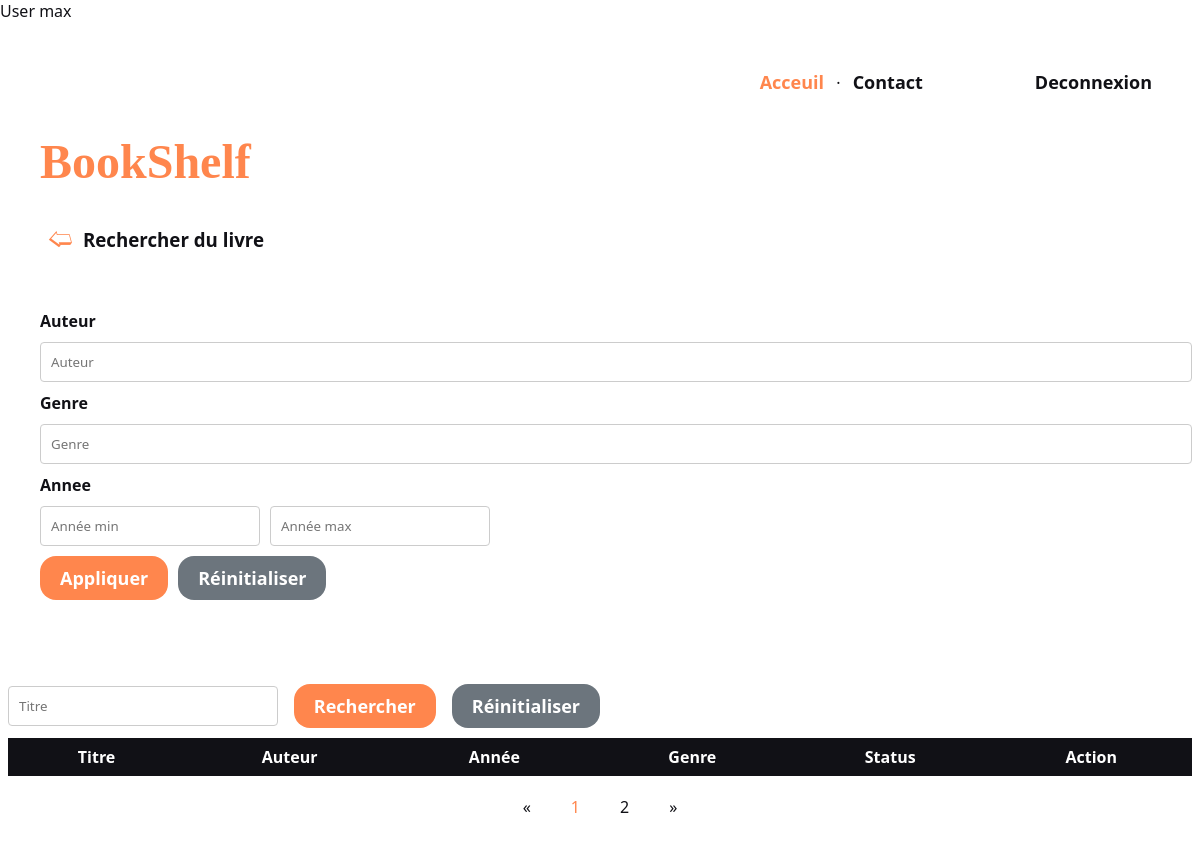
Page /pages/search.php (signed in) on the earlier database version.
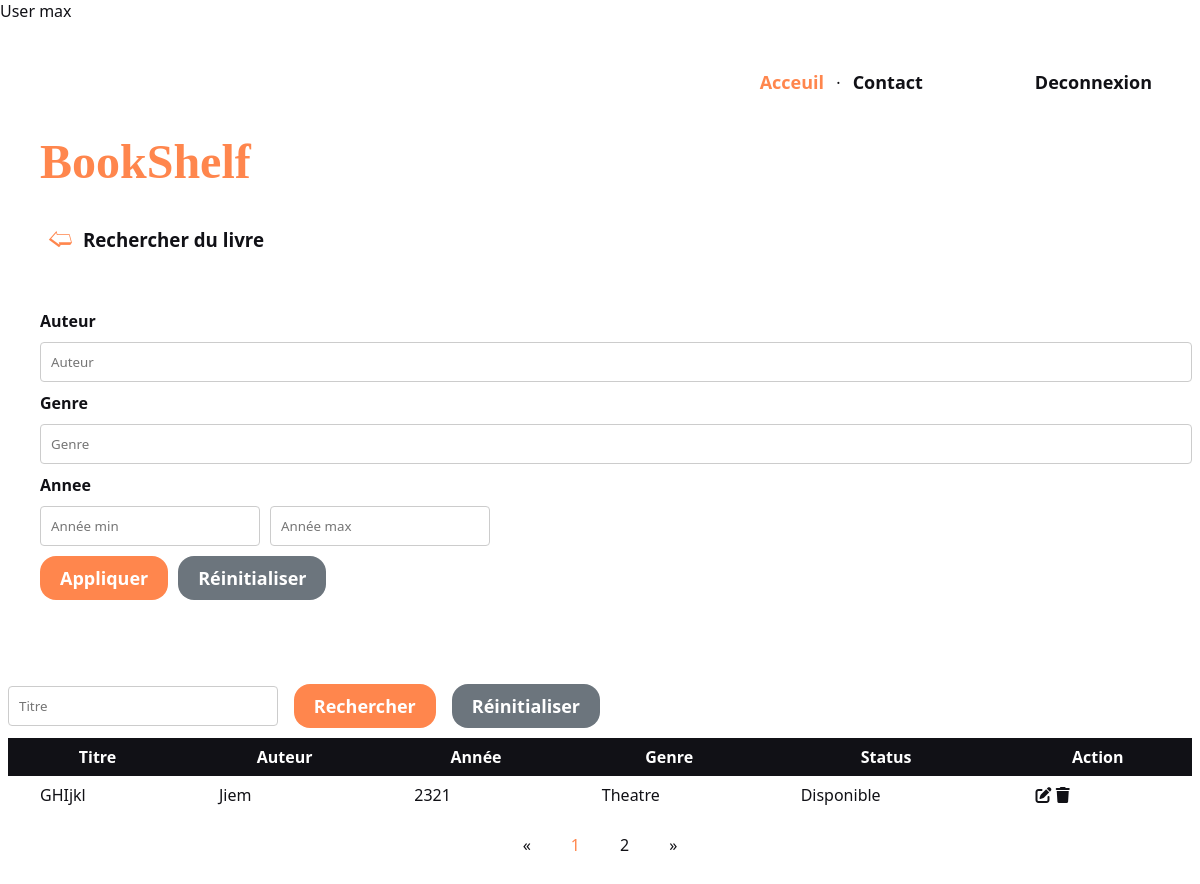
Same page on the later database version.
### tables this page shows
CREATE TABLE "Livres" (
	"id"	INTEGER,
	"titre"	TEXT NOT NULL,
	"auteur"	TEXT NOT NULL,
	"annee"	INTEGER NOT NULL,
	"status"	TEXT NOT NULL,
	"genre"	TEXT NOT NULL,
	"location"	TEXT NOT NULL,
	PRIMARY KEY("id" AUTOINCREMENT)
);

### services.php (called while the page is built, shortened)
<?php
$pdo =new PDO("sqlite:database/development_v3.db","","",array(
    PDO::ATTR_PERSISTENT => true
));
function opendatabase(){
    global $pdo;
    try{
        return $pdo;
    }catch(PDOException $e){
        print "Error in openhrsedb ".$e->getMessage();
    }
}
function getLivresUtilisateur($idUtilisateur) {
    try {
        $pdo = opendatabase();
        $stmt = $pdo->prepare("
            SELECT Livres.*
            FROM Livres
            JOIN CollectionLivres ON Livres.id = CollectionLivres.id_livre
            JOIN Collections ON CollectionLivres.id_collection = Collections.id
            WHERE Collections.id_utilisateurs = ?
        ");
        $stmt->execute([$idUtilisateur]);
        return $stmt->fetchAll(PDO::FETCH_ASSOC);
    } catch (PDOException $e) {
        echo "Error: " . $e->getMessage();
    }
}

### pages/search.php (the view, shortened to what this page needs)
<?php
require '../services.php';
$username = $_SESSION["username"];
echo 'User '.$username;
?>
<!DOCTYPE html>
<html lang="fr">
<head>
  <link rel="stylesheet" href="https://cdnjs.cloudflare.com/ajax/libs/font-awesome/6.4.0/css/all.min.css" />
  <link rel="stylesheet" href="../static/css/style.css">
  <link rel="stylesheet" href="../static/css/style_dp.css">
</head>
<body>
  <div class="container">
    <div class="nav">
      <nav>
        <button class="btn-nav active-page">
          <a href="../index.php">Acceuil</a>
        </button>
        ·
        <button class="btn-nav">
          <a href="contact.html">Contact</a>
        </button>
      </nav>
      <div class="buttons">
        <a href="../logout.php"><button class="btn-register">
          Deconnexion</button>
        </a>
      </div>
    </div>
    <div class="header">
                <span id="logo">
                  <a href="collection.php">BookShelf</a>
                </span>
                <div class="page-title">
                    <a class="btn-back" href="<?php echo $_SERVER['HTTP_REFERER']; ?>">
                        🢨
                    </a>
                    <h3>Rechercher du livre</h3>
                </div>
            </div>
  <main id="content">
    <?php
    $user_collection = getLivresUtilisateur($_SESSION['user_id']);
    ?>
    <div class="section-filter">
        <form class="filter-form" method="get">
            <label for="">Auteur</label>
            <input type="text" class="form-control" name="auteur" placeholder="Auteur" value="<?php
            ?>">
            <label for="">Genre</label>
            <input type="text" class="form-control" name="genre" placeholder="Genre" value="<?php
            ?>">
            <label for="">Annee</label>
            <div class="year-input">
                    <input type="number" class="form-control" name="annee_min" placeholder="Année min" value="<?php
                    ?>">
                    <input type="number" class="form-control" name="annee_max" placeholder="Année max" value="<?php
                    ?>">
            </div>
            <div class="button">
                <button type="submit" class="btn btn-primary">Appliquer</button>
                <button type="reset" class="btn btn-secondary">Réinitialiser</button>
            </div>
        </form>
    </div>
    <div class="section-result">
        <div class="title-input">
                <input type="text" class="form-control" name="titre" placeholder="Titre" value="<?php
                ?>">
                <button type="submit" class="btn btn-primary">Rechercher</button>
                <button type="reset" class="btn btn-secondary">Réinitialiser</button>
        </div>
        <table class="table table-hover text-center">
            <thead class="table-dark">
                <tr>
                <th scope="col">Titre</th>
                <th scope="col">Auteur</th>
                <th scope="col">Année</th>
                <th scope="col">Genre</th>
                <th scope="col">Status</th>
                <th scope="col">Action</th>
                </tr>
            </thead>
            <tbody>
                <?php
                foreach ($user_collection as $key => $item) {
                ?>
                <tr>
                    <td>
                        <?php
                        echo $item["titre"];
                        ?>
                            </td>
                    <td>
                        <?php
                        echo $item["auteur"];
                        ?>
                            </td>
                    <td>
                        <?php
                        echo $item["annee"];
                        ?>
                            </td>
                    <td>
                        <?php
                        echo $item["genre"];
                        ?>
                            </td>
                    <td>
                        <?php
                        echo $item["status"];
                        ?>
                            </td>
                    <td>
                    <a href="form_addBook.php?action=update&book=<?php echo $item["id"]; ?>" class="link-dark"><i class="fa-solid fa-pen-to-square fs-5 me-3"></i></a>
                    <a href="../deleteBook.php?book=<?php echo $item["id"]; ?>&filename=<?php echo $livre['location']; ?>&next=here" class="link-dark"><i class="fa-solid fa-trash fs-5"></i></a>
                    </td>
                </tr>
                <?php
                }
                ?>
            </tbody>
        </table>
        <nav aria-label="Page navigation">
          <ul class="pagination ">
              <li class="page-item">
                <a class="page-link" href="?<?php echo http_build_query(array_merge($_GET, ['page' => $page - 1])); ?>" aria-label="Précédent">
                  <span aria-hidden="true">&laquo;</span>
                </a>
              </li>
              <li class="page-item <?php echo $i == $page ? 'active' : ''; ?>">
                <a class="page-link" href="?<?php echo http_build_query(array_merge($_GET, ['page' => $i])); ?>"><?php echo $i; ?> 1</a>
              </li>
              <li class="page-item <?php echo $i == $page ? '' : ''; ?>">
                <a class="page-link" href="?<?php echo http_build_query(array_merge($_GET, ['page' => $i])); ?>"><?php echo $i; ?> 2</a>
              </li>
              <li class="page-item">
                <a class="page-link" href="?<?php echo http_build_query(array_merge($_GET, ['page' => $page + 1])); ?>" aria-label="Suivant">
                  <span aria-hidden="true">&raquo;</span>
                </a>
              </li>
          </ul>
        </nav>
    </div>
  </main>
  </div>
</body>
</html>

### static/css/style.css (style rules this page uses)
:root { --primary: #FF864D; --wheat: #f5deb3; --secondary: #111116; --white: #ffffff; }
*, html, body { margin: 0; padding: 0; text-decoration: none; list-style: none; color: var(--secondary); font-family: system-ui, -apple-system, BlinkMacSystemFont, 'Segoe UI', Roboto, Oxygen, Ubuntu, Cantarell, 'Open Sans', 'Helvetica Neue', sans-serif; }
.btn-back { font-size: 1.5rem; color: var(--primary); padding: .5rem .25rem .5rem .5rem; cursor: pointer; }
.container { margin: .5rem; display: flex; flex-direction: column; align-items: center; margin-bottom: 5rem; }
.container .nav button { border: none; font-size: large; padding: .5rem; font-weight: bold; cursor: pointer; }
.container .active-page a { color: var(--primary); }
.container .nav .btn-register, .container .nav .btn-nav { background-color: transparent; }
.container .header { align-self: flex-start; margin-left: 2rem; display: flex; flex-direction: column; gap: 2rem; margin-bottom: 3rem; }
.container .header > #logo > a { color: var(--primary); font-size: 3rem; font-family: cursive; font-weight: bolder; }
.container .header .page-title > * { display: inline; }
.container main { display: flex; flex-direction: column; align-items: center; }

### static/css/style_dp.css (style rules this page uses)
:root { --primary: #FF864D; --wheat: #f5deb3; --secondary: #111116; --white: #ffffff; }
.section-filter { margin-bottom: 20px; padding-left: 2rem; flex-grow: 1; }
.filter-form { display: flex; flex-direction: column; gap: 10px; }
.filter-form label { font-weight: bold; }
.filter-form .form-control { padding: 10px; border: 1px solid #ccc; border-radius: 4px; }
.year-input { display: flex; gap: 10px; }
.button { display: flex; gap: 10px; }
.button .btn { padding: 10px 20px; border: none; cursor: pointer; }
.btn-primary { background-color: var(--primary); color: white; }
.btn-secondary { background-color: #6c757d; color: white; }
.section-result { margin-bottom: 20px; flex-grow: 9; }
.title-input { width: 50%; display: flex; justify-content: end; align-items: center; margin-bottom: 10px; }
.title-input button { padding: 10px 20px; margin: 0 0 0 1rem; border: none; }
.title-input .form-control { padding: 10px; border: 1px solid #ccc; border-radius: 4px; flex-grow: 1; }
button { border-radius: 4px; }
.table { width: 100%; border-collapse: collapse; margin-bottom: 20px; }
.table th, .table td { padding: .5rem 2rem; }
.table-dark th { background-color: var(--secondary); color: white; }
.pagination { display: flex; justify-content: center; list-style: none; padding: 0; }
.page-item { margin: 0 5px; }
.page-item .page-link { padding: 10px 15px; color: var(--secondary); text-decoration: none; }
.page-item.active .page-link { color: var(--primary); }

Differences in the rows shown:
added livres: titre "GHIjkl", auteur "Jiem", annee "2321", genre "Theatre", status "Disponible"
